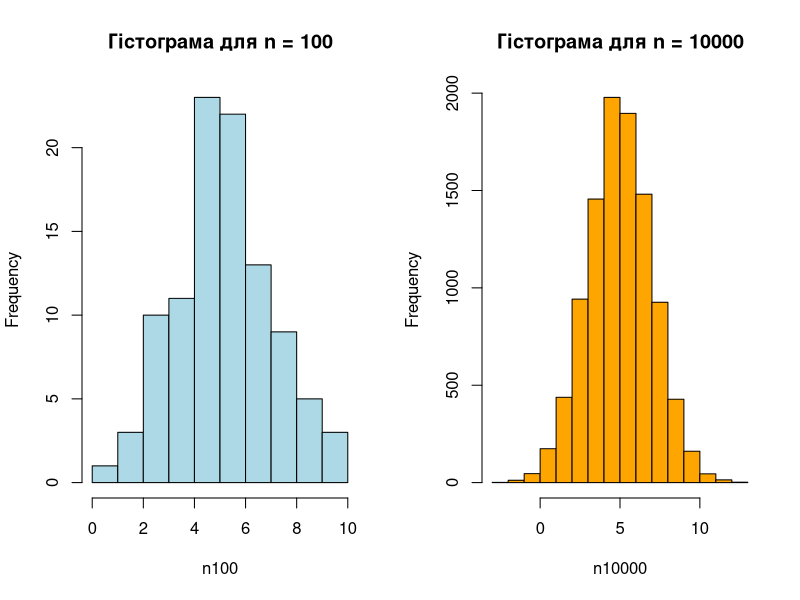

The R script that drew this image:
## ---- chunk 1
mu <- 5
sigma <- 2
set.seed(123)

# Генеруємо вибірки
n100 <- rnorm(100, mean = mu, sd = sigma)
n10000 <- rnorm(10000, mean = mu, sd = sigma)

# Оцінка середнього та стандартного відхилення
mean_n100 <- mean(n100)
sd_n100 <- sd(n100)

mean_n10000 <- mean(n10000)
sd_n10000 <- sd(n10000)

# Друкуємо результати
cat("Оцінки для n = 100:\n")
cat("Середнє:", mean_n100, "\n")
cat("Стандартне відхилення:", sd_n100, "\n")

cat("\nОцінки для n = 10000:\n")
cat("Середнє:", mean_n10000, "\n")
cat("Стандартне відхилення:", sd_n10000, "\n")

par(mfrow = c(1, 2))

# Гістограма для n = 100
hist(n100, main = "Гістограма для n = 100", col = "lightblue", border = "black")

# Гістограма для n = 10000
hist(n10000, main = "Гістограма для n = 10000", col = "orange", border = "black")

